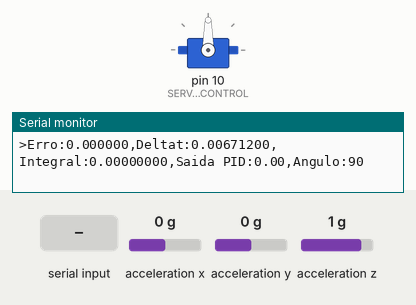
The program below on a simulated Arduino Uno, built with avr-gcc and run on an emulated ATmega328P. Parts: servo, the last lines printed to the serial monitor. Wiring (inferred from the names in the program): MPU-6050 motion sensor at I2C address 0x68. The test bench sets the inputs (shaded band); at power-on: acceleration z 1 g, acceleration x 0 g, acceleration y 0 g.

Above: at 1.2 s.
1.3 s: acceleration z set to -0.8 g
At 4.1 s:
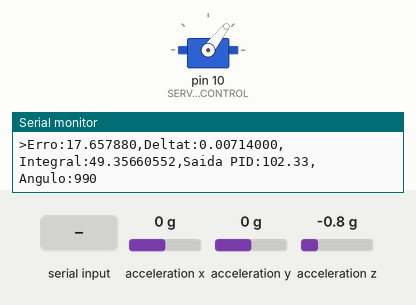
4.3 s: acceleration z set to -1.2 g
At 5.2 s:
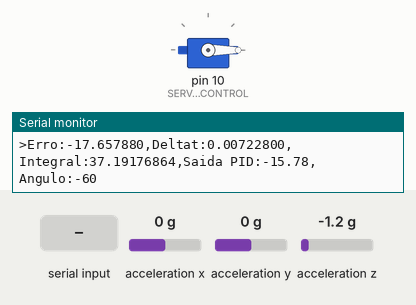
7.3 s: acceleration z set to 0 g
At 8.0 s:
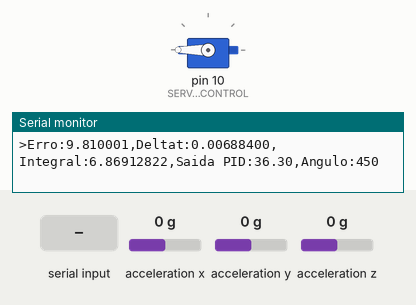
10.3 s: "90,45\n" received over Serial
Timing chart, 0 to 13.3 s (numbered marks = the images above; inputs shaded):
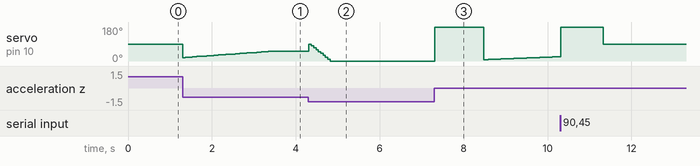

The program:

main.cpp
```cpp
#include <Arduino.h>
#include <Servo.h>
#include <Wire.h>
#include <cppQueue.h>

#define SERVO_CONTROL 10
#define AFS_SEL 0 //Configuração do acelerômetro AFS_SEL (0: +/-2g; 1: +/-4g; 2: +/-8g)
#define DLPF_SEL 2 //Filtro passa-baixa DLPF_SEL (0: BW 260 Hz; 1: BW 184 Hz; 2: BW 94 Hz; 3: BW 44 Hz; 4: BW 21 Hz; 5: BW 10 Hz, 6: BW 5 Hz)

int controle_pid(float Kp, float Ki, float Kd, float Kg, float * ac_ref, float * AcZ_ms);
float zonaMorta(float sinal, float limite);
void init_MPU6050();
void Calc_Grvt(int acx, int acy, int acz, float* pAcX_ms, float* pAcY_ms, float* pAcZ_ms);
void leituraMPU_ISR();
void leituraMPU();
void Calib_MPU6050();
void Gravity_Range_Option();

//Controle PID
float erro;
float erro_anterior;
float deltaerro;
float integral = 0;
float derivada;
unsigned long t_controle; //micros
unsigned long t_controle_anterior = micros();
float deltat;
float sinal_pid;
float ac_ref = 0;
float Kp = 3;
float Ki = 1;
float Kd = 0;
float Kg = 10;

//Leitura MPU
const int MPU_ADDR = 0x68;  // Endereço I2C do MPU-6050
const float aceleracao_g = 9.81;
float Grvt_unit;  // Unidade de gravidade
float Cal_AcX;
float Cal_AcY;
float Cal_AcZ;
int acX, acY, acZ; // Variáveis para leitura da aceleração
unsigned long t_medidas;
float AcX_ms, AcY_ms, AcZ_ms;
unsigned long t_stamp;
unsigned long t0, t;

//Servomotor
Servo servomotor;
int angulo_servo = 90;

void setup() {
  Serial.begin(115200);
  Serial.println("Setup...");
  pinMode(SERVO_CONTROL, OUTPUT);
  servomotor.attach(SERVO_CONTROL, 420, 2400);
  init_MPU6050();
  Gravity_Range_Option();
  Calib_MPU6050();
  Serial.println("Setup finalizado.");
};


void loop() {
  leituraMPU();
  Calc_Grvt(acX, acY, acZ, &AcX_ms, &AcY_ms, &AcZ_ms);
  //Serial.print("AcX = "); Serial.print(AcX_ms);  Serial.print("m/s^2");
  //Serial.print(" | AcY = "); Serial.print(AcY_ms);  Serial.print("m/s^2");
  //Serial.print(" | AcZ = "); Serial.print(AcZ_ms);  Serial.println("m/s^2");
  if (Serial.available()){
    Kg = Serial.parseFloat();
  }
  angulo_servo = controle_pid(Kp, Ki, Kd, Kg, &ac_ref, &AcZ_ms);
  servomotor.write(angulo_servo);
}


//Controle PID =================================================================================
//=======================================================================================

int controle_pid(float Kp, float Ki, float Kd, float Kg, float * ac_ref, float * AcZ_ms){
    erro = *ac_ref - *AcZ_ms;
    erro = zonaMorta(erro, 0.001);
    deltaerro = erro - erro_anterior;
    erro_anterior = erro;
    t_controle = micros();
    deltat = (float) (t_controle - t_controle_anterior)/1000000.0; //segundos
    t_controle_anterior = t_controle;
    derivada = deltaerro/deltat;
    integral += erro*deltat;
    sinal_pid = Kp*erro + Ki*integral + Kd*derivada;
    Serial.print(">Erro:"); Serial.print(erro, 6); Serial.print(",Deltat:"); Serial.print(deltat, 8);
    Serial.print(",Integral:"); Serial.print(integral, 8); Serial.print(",Saida PID:"); Serial.print(sinal_pid);
    int angulo = (int) constrain(sinal_pid, -90.0, 90.0); //Saturação
    angulo *= Kg;
    angulo += 90; //offset para conformidade com biblioteca Servo do Arduino
    Serial.print(",Angulo:"); Serial.println(angulo);
    return angulo;
};

float zonaMorta(float sinal, float limite){
  if (sinal < 0){
    if (sinal >= -1*limite) return 0.0;
    else return sinal;
  }
  else {
    if (sinal <= limite) return 0.0;
    else return sinal;
  }
}


//Leitura do MPU =================================================================================
//==============================================================================================

void init_MPU6050() {
  Serial.println("Inicialização do MPU6050...");
  // Inicialização e reset do MPU6050
  Wire.beginTransmission(MPU_ADDR);
  Wire.write(0x6B);  // PWR_MGMT_1 register
  Wire.write(0);     // Acorda o MPU-6050
  Wire.endTransmission(true);
  // Configuração do clock
  Wire.beginTransmission(MPU_ADDR);
  Wire.write(0x6B);
  Wire.write(0x03);  // Seleciona clock 'PLL com referência do giroscópio Z'
  Wire.endTransmission(true);

  // Configuração do acelerômetro
  Wire.beginTransmission(MPU_ADDR);
  Wire.write(0x1C);  // Registro de configuração do acelerômetro
  if (AFS_SEL == 0) Wire.write(0x00);  // +/-2g
  else if (AFS_SEL == 1) Wire.write(0x08);  // +/-4g
  else if (AFS_SEL == 2) Wire.write(0x10);  // +/-8g
  else Wire.write(0x18);  // +/-16g
  Wire.endTransmission(true);

  // Configuração do filtro digital (DLPF)
  Wire.beginTransmission(MPU_ADDR);
  Wire.write(0x1A);  // Registro DLPF_CFG
  if (DLPF_SEL == 0) Wire.write(0x00);  // BW 260Hz
  else if (DLPF_SEL == 1) Wire.write(0x01);  // BW 184Hz
  else if (DLPF_SEL == 2) Wire.write(0x02);  // BW 94Hz
  else if (DLPF_SEL == 3) Wire.write(0x03);  // BW 44Hz
  else if (DLPF_SEL == 4) Wire.write(0x04);  // BW 21Hz
  else if (DLPF_SEL == 5) Wire.write(0x05);  // BW 10Hz
  else Wire.write(0x06);  // BW 5Hz
  Wire.endTransmission(true);
  Serial.println("Inicialização do MPU6050 finalizada");
}

void Calc_Grvt(int acx, int acy, int acz, float* pAcX_ms, float* pAcY_ms, float* pAcZ_ms) {
  // Aplica calibração
  acx = (acx - Cal_AcX);
  acy = (acy - Cal_AcY);
  acz = (acz - Cal_AcZ);

  // Converte para valores de gravidade
  float GAcX = acx / Grvt_unit ;
  float GAcY = acy / Grvt_unit ;
  float GAcZ = acz / Grvt_unit ;

  // Calculo das acelerações em m/s^2
  *pAcX_ms = GAcX*aceleracao_g;
  *pAcY_ms = GAcY*aceleracao_g;
  *pAcZ_ms = GAcZ*aceleracao_g;

  // Calculo da aceleração resultante m/s^2
  //Ares = sqrt(pow(AcX_ms, 2) + pow(AcY_ms, 2) + pow(AcZ_ms, 2));

  return;
}


void leituraMPU(){
  //Serial.println("leituraMPU chamada...");
  Wire.beginTransmission(MPU_ADDR);
  Wire.write(0x3B);  // Começa no registro 0x3B (ACCEL_XOUT_H)
  Wire.endTransmission(false);
  Wire.requestFrom(MPU_ADDR, 6, true);  // Solicita 6 registros
  acX = Wire.read() << 8 | Wire.read();  // 0x3B (ACCEL_XOUT_H) & 0x3C (ACCEL_XOUT_L)
  acY = Wire.read() << 8 | Wire.read();  // 0x3D (ACCEL_YOUT_H) & 0x3E (ACCEL_YOUT_L)
  acZ = Wire.read() << 8 | Wire.read();  // 0x3F (ACCEL_ZOUT_H) & 0x40 (ACCEL_ZOUT_L)
  t_medidas = millis();
}

void Calib_MPU6050() {
  Serial.println("Iniciando calibragem...");
  int count = 0;
  for (; count < 200; count++){
    leituraMPU();
    Cal_AcX += acX;
    Cal_AcY += acY;
    Cal_AcZ += acZ;
  }
  // Calcula médias de calibração
  Cal_AcX /= count;
  Cal_AcY /= count;
  Cal_AcZ /= count;

  Serial.print("Cal_AcX = "); Serial.print(Cal_AcX);
  Serial.print(" | Cal_AcY = "); Serial.print(Cal_AcY);
  Serial.print(" | Cal_AcZ = "); Serial.println(Cal_AcZ);
}


void Gravity_Range_Option() {
  switch (AFS_SEL) {  // Seleciona unidade de gravidade (LSB/g)
    case 0:
      Grvt_unit = 16384;
      break;
    case 1:
      Grvt_unit = 8192;
      break;
    case 2:
      Grvt_unit = 4096;
      break;
    case 3:
      Grvt_unit = 2048;
      break;
  }
}
```

controle_pid.cpp
```cpp
/*#include <Arduino.h>
#include "controle_pid.h"

float erro;
float erro_anterior;
float deltaerro;
float integral = 0;
float derivada;
unsigned long t_controle; //micros
unsigned long t_controle_anterior; //micros
float deltat;
float sinal_pid;


int controle_pid(float Kp, float Ki, float Kd, float * ac_ref, float * AcZ_ms){
    erro = &ac_ref - &AcZ_ms;
    deltaerro = erro - erro_anterior;
    erro_anterior = erro;
    t_controle = micros();
    deltat = (float) (t_controle - t_controle_anterior)/1000000; //segundos
    t_controle_anterior = t_controle;
    derivada = deltaerro/deltat;
    integral += erro*deltat;
    sinal_pid = Kp*erro + Ki*integral + Kd*derivada;
    int angulo = (int) constrain(sinal_pid, -90.0, 90.0); //Saturação
    angulo += 90; //offset para conformidade com biblioteca Servo do Arduino
    return angulo;
}*/
```

leitura_mpu.cpp
```cpp
/*#include <Arduino.h>
#include "leitura_mpu.h"

const int MPU_ADDR = 0x68;  // Endereço I2C do MPU-6050
const float aceleracao_g = 9.81;

float Grvt_unit;  // Unidade de gravidade
float Cal_AcX;
float Cal_AcY;
float Cal_AcZ;

int acX, acY, acZ; // Variáveis para leitura da aceleração
cppQueue bufferAc(sizeof(int));
unsigned long t_medidas;
cppQueue bufferT(sizeof(unsigned long));

int AcX, AcY, AcZ; //Variáveis para cálculos e transmissão
float AcX_ms, AcY_ms, AcZ_ms;
unsigned long t_stamp;

unsigned long t0, t;

void init_MPU6050(int AFS_SEL, int DLPF_SEL) {
  // Inicialização e reset do MPU6050
  Wire.beginTransmission(MPU_ADDR);
  Wire.write(0x6B);  // PWR_MGMT_1 register
  Wire.write(0);     // Acorda o MPU-6050
  Wire.endTransmission(true);

  // Configuração do clock
  Wire.beginTransmission(MPU_ADDR);
  Wire.write(0x6B);
  Wire.write(0x03);  // Seleciona clock 'PLL com referência do giroscópio Z'
  Wire.endTransmission(true);

  // Configuração do acelerômetro
  Wire.beginTransmission(MPU_ADDR);
  Wire.write(0x1C);  // Registro de configuração do acelerômetro
  if (AFS_SEL == 0) Wire.write(0x00);  // +/-2g
  else if (AFS_SEL == 1) Wire.write(0x08);  // +/-4g
  else if (AFS_SEL == 2) Wire.write(0x10);  // +/-8g
  else Wire.write(0x18);  // +/-16g
  Wire.endTransmission(true);

  // Configuração do filtro digital (DLPF)
  Wire.beginTransmission(MPU_ADDR);
  Wire.write(0x1A);  // Registro DLPF_CFG
  if (DLPF_SEL == 0) Wire.write(0x00);  // BW 260Hz
  else if (DLPF_SEL == 1) Wire.write(0x01);  // BW 184Hz
  else if (DLPF_SEL == 2) Wire.write(0x02);  // BW 94Hz
  else if (DLPF_SEL == 3) Wire.write(0x03);  // BW 44Hz
  else if (DLPF_SEL == 4) Wire.write(0x04);  // BW 21Hz
  else if (DLPF_SEL == 5) Wire.write(0x05);  // BW 10Hz
  else Wire.write(0x06);  // BW 5Hz
  Wire.endTransmission(true);

  //Configuração do pino de interrupt INT
  Wire.beginTransmission(MPU_ADDR);
  Wire.write(0x37); //Registrador INT_PIN_CFG
  Wire.write(0x10); // Configura bit INT_RD_CLEAR para 1, liberando o interrupt em qualquer operação de leitura
  Wire.endTransmission(true);

  //Configuração dos eventos de interrupt para que ele sinalize sempre que as medidas estiverem prontas
  Wire.beginTransmission(MPU_ADDR);
  Wire.write(0x38); // Registrador INT_ENABLE
  Wire.write(0x01); // Configura bit DATA_RDY_EN para 1. INT gera um pulso quando uma rodada de medidas está pronta
  Wire.endTransmission(true);
}

void Calc_Grvt(int acx, int acy, int acz, float* pAcX_ms, float* pAcY_ms, float* pAcZ_ms) {
  // Aplica calibração
  acx = (acx - Cal_AcX);
  acy = (acy - Cal_AcY);
  acz = (acz - Cal_AcZ);

  // Converte para valores de gravidade
  float GAcX = acx / Grvt_unit ;
  float GAcY = acy / Grvt_unit ;
  float GAcZ = acz / Grvt_unit ;

  // Calculo das acelerações em m/s^2
  *pAcX_ms = GAcX*aceleracao_g;
  *pAcY_ms = GAcY*aceleracao_g;
  *pAcZ_ms = GAcZ*aceleracao_g;

  // Calculo da aceleração resultante m/s^2
  //Ares = sqrt(pow(AcX_ms, 2) + pow(AcY_ms, 2) + pow(AcZ_ms, 2));

  return;
}

void leituraMPU_ISR(){ //Serviço de interrupt acionado pelo pino INT
  Wire.beginTransmission(MPU_ADDR);
  Wire.write(0x3B);  // Começa no registro 0x3B (ACCEL_XOUT_H)
  Wire.endTransmission(false);
  Wire.requestFrom(MPU_ADDR, 6, true);  // Solicita 6 registros
  acX = Wire.read() << 8 | Wire.read();  // 0x3B (ACCEL_XOUT_H) & 0x3C (ACCEL_XOUT_L)
  acY = Wire.read() << 8 | Wire.read();  // 0x3D (ACCEL_YOUT_H) & 0x3E (ACCEL_YOUT_L)
  acZ = Wire.read() << 8 | Wire.read();  // 0x3F (ACCEL_ZOUT_H) & 0x40 (ACCEL_ZOUT_L)
  t_medidas = millis();
  bufferAc.push(&acX); bufferAc.push(&acY); bufferAc.push(&acZ);
  bufferT.push(&t_medidas);
}

void Calib_MPU6050() {
  Serial.println("Iniciando calibragem...");
  int count = 0;
  for (; t-t0 < 2000; t = millis()){
    if (bufferAc.getCount() >= 3 && bufferT.getCount() >= 1){
      noInterrupts();
      bufferAc.pop(&AcX);
      bufferAc.pop(&AcY);
      bufferAc.pop(&AcZ);
      bufferT.pop(&t_stamp);
      interrupts();
      Cal_AcX += AcX;
      Cal_AcY += AcY;
      Cal_AcZ += AcZ;
      count ++;
    }
  }
  // Calcula médias de calibração
  Cal_AcX /= count;
  Cal_AcY /= count;
  Cal_AcZ /= count;

  Serial.print("Cal_AcX = "); Serial.print(Cal_AcX);
  Serial.print(" | Cal_AcY = "); Serial.print(Cal_AcY);
  Serial.print(" | Cal_AcZ = "); Serial.println(Cal_AcZ);
}


void Gravity_Range_Option(int AFS_SEL) {
  switch (AFS_SEL) {  // Seleciona unidade de gravidade (LSB/g)
    case 0:
      Grvt_unit = 16384;
      break;
    case 1:
      Grvt_unit = 8192;
      break;
    case 2:
      Grvt_unit = 4096;
      break;
    case 3:
      Grvt_unit = 2048;
      break;
  }
}*/
```

Measured:
- the behaviour switches between -1 and -1.1 g on acceleration z (found by bisection; images 1 and 2)
- after the input at 7.3 s, servo on pin 10 (SERVO_CONTROL): 0° → 180° at once, → 7° 1.2 s later, → 8° 0.10 s later, → 9° 0.10 s later, … (18 changes in this stretch)
